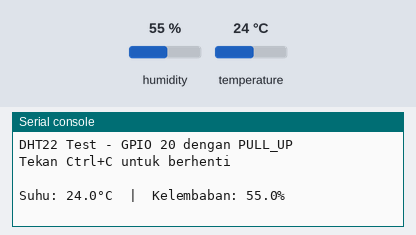
This program was run on a simulated Raspberry Pi Pico running MicroPython. Shown: the last lines printed to the serial console. The test bench sets the inputs (shaded band); at power-on: humidity 55 %, temperature 24 °C.

Above: at 1.2 s.
1.3 s: humidity set to 22 %
At 3.4 s:
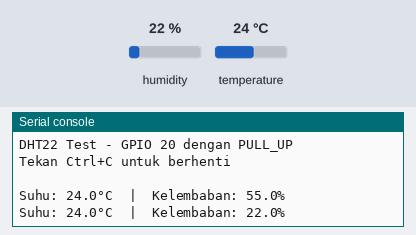
4.0 s: temperature set to 12 °C
At 4.6 s:
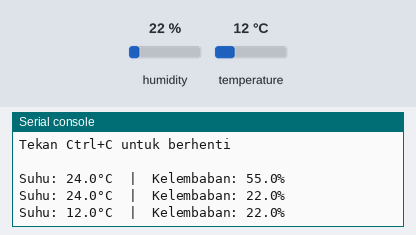
6.7 s: humidity set to 40 %
At 9.3 s:
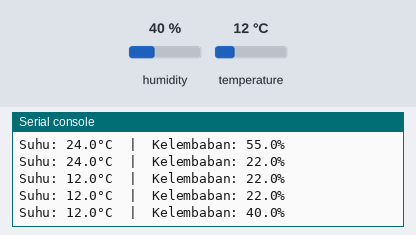
Timing chart, 0 to 10.8 s (numbered marks = the images above; inputs shaded):
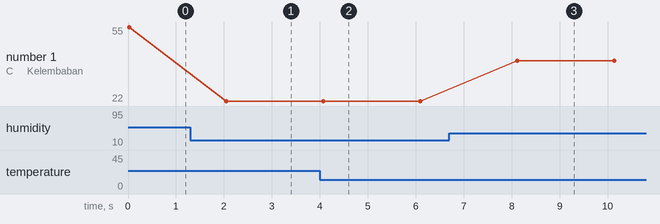

The program:

dht22-read.py
```python
# DHT22 Test dengan Pull-up Internal
from machine import Pin
import dht
import time

PIN_DHT = 20

# Inisialisasi dengan pull-up internal
sensor = dht.DHT22(Pin(PIN_DHT, Pin.IN, Pin.PULL_UP))

print("DHT22 Test - GPIO 20 dengan PULL_UP")
print("Tekan Ctrl+C untuk berhenti\n")

while True:
    try:
        sensor.measure()
        temp = sensor.temperature()
        hum = sensor.humidity()
        print(f"Suhu: {temp:.1f}°C  |  Kelembaban: {hum:.1f}%")
    except OSError as e:
        print(f"Gagal: {e}")
    time.sleep(2)
```

Measured:
- after the input at 1.3 s, the serial console: prints a new line after 0.75 s (image 1)
- after the input at 4.0 s, the serial console: prints a new line after 0.07 s (image 2)
- after the input at 6.7 s, the serial console: prints a new line after 1.4 s (image 3)
- plotted number 1: 22 → 40 after the input at 6.7 s
